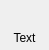
<?xml version="1.0" encoding="UTF-8"?>
<ui version="4.0">
 <class>IconButton</class>
 <widget class="QWidget" name="IconButton">
  <property name="geometry">
   <rect>
    <x>0</x>
    <y>0</y>
    <width>49</width>
    <height>50</height>
   </rect>
  </property>
  <property name="windowTitle">
   <string>Form</string>
  </property>
  <layout class="QGridLayout" name="gridLayout">
   <property name="leftMargin">
    <number>1</number>
   </property>
   <property name="topMargin">
    <number>1</number>
   </property>
   <property name="rightMargin">
    <number>1</number>
   </property>
   <property name="bottomMargin">
    <number>1</number>
   </property>
   <property name="spacing">
    <number>1</number>
   </property>
   <item row="0" column="0">
    <widget class="QLabel" name="label">
     <property name="text">
      <string/>
     </property>
     <property name="pixmap">
      <pixmap>../../../images/pic/linux.png</pixmap>
     </property>
     <property name="scaledContents">
      <bool>false</bool>
     </property>
     <property name="alignment">
      <set>Qt::AlignCenter</set>
     </property>
    </widget>
   </item>
   <item row="1" column="0">
    <widget class="QLabel" name="label_2">
     <property name="text">
      <string>Text</string>
     </property>
     <property name="alignment">
      <set>Qt::AlignCenter</set>
     </property>
    </widget>
   </item>
  </layout>
 </widget>
 <resources/>
 <connections/>
</ui>
